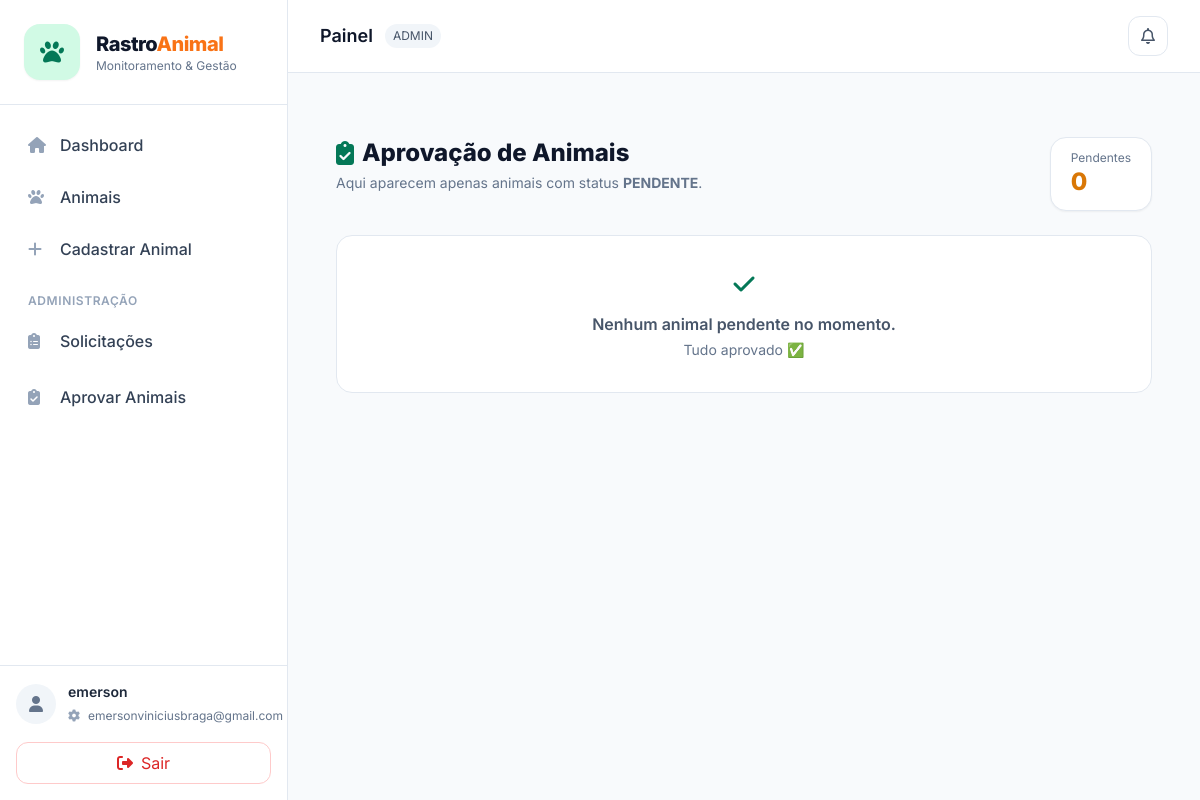
The page /animais/pendentes/ (signed in) on the database as committed earlier.
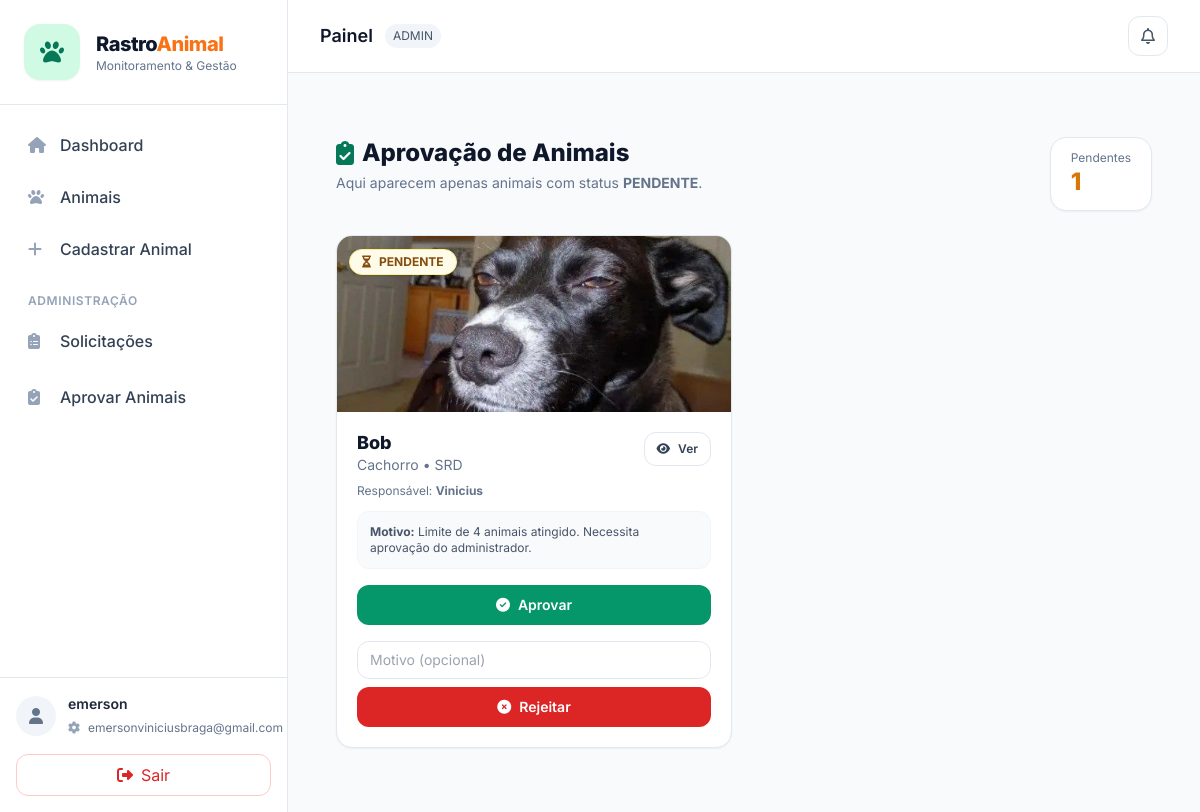
The same page on the database as committed later.
### animals/models.py (models this page shows, shortened)
class Animal(models.Model):
    STATUS = (
        ("ADOCAO", "Para adoção"),
        ("ADOTADO", "Adotado"),
        ("PERDIDO", "Perdido"),
        ("TRATAMENTO", "Em tratamento"),
    )
    SEXO = (
        ("M", "Macho"),
        ("F", "Fêmea"),
        ("N", "Não informado"),
    )
    PORTE = (
        ("P", "Pequeno"),
        ("M", "Médio"),
        ("G", "Grande"),
        ("N", "Não informado"),
    )
    APROVACAO_CHOICES = (
        ("APROVADO", "Aprovado"),
        ("PENDENTE", "Pendente"),
        ("REJEITADO", "Rejeitado"),
    )
    nome = models.CharField(max_length=100)
    especie = models.CharField(max_length=50)
    raca = models.CharField(max_length=50)
    status = models.CharField(max_length=20, choices=STATUS, default="ADOCAO")
    sexo = models.CharField(max_length=1, choices=SEXO, default="N")
    porte = models.CharField(max_length=1, choices=PORTE, default="N")
    vacinado = models.BooleanField(default=False)
    castrado = models.BooleanField(default=False)
    idade_anos = models.PositiveSmallIntegerField(blank=True, null=True)
    idade_meses = models.PositiveSmallIntegerField(blank=True, null=True)
    historia = models.TextField(blank=True, null=True)
    responsavel = models.ForeignKey(
        User,
        on_delete=models.CASCADE,
        related_name="animais"
    )
    foto = models.ImageField(upload_to='animais/', blank=True, null=True)
    qr_code = models.ImageField(upload_to='qrcodes/', blank=True, null=True)
    aprovacao_status = models.CharField(
        max_length=10,
        choices=APROVACAO_CHOICES,
        default="APROVADO",
        db_index=True,
    )
    aprovado_por = models.ForeignKey(
        settings.AUTH_USER_MODEL,
        null=True,
        blank=True,
        on_delete=models.SET_NULL,
        related_name="animais_aprovados",
    )
    aprovacao_data = models.DateTimeField(null=True, blank=True)
    aprovacao_motivo = models.CharField(max_length=255, blank=True, default="")

### animals/views.py (the view)
# urls.py: path("animais/pendentes/", views.animais_pendentes, name="animais_pendentes"),
@login_required
def animais_pendentes(request):
    perfil = get_perfil(request.user)
    if perfil.tipo != "ADMIN":
        messages.error(request, "Apenas administradores podem acessar esta página.")
        return redirect("dashboard")
    pendentes = Animal.objects.filter(aprovacao_status="PENDENTE").order_by("-id")
    return render(request, "animals/pendentes.html", {
        "perfil": perfil,
        "pendentes": pendentes,
        "total_pendentes": pendentes.count(),
    })

### animals/context_processors.py (called while the page is built)
def notificacoes_context(request):
    if request.user.is_authenticated:
        count = Notificacao.objects.filter(
            usuario=request.user,
            lida=False
        ).count()
    else:
        count = 0
    return {
        "notificacoes_nao_lidas": count
    }

### animals/views.py (called while the page is built)
def get_perfil(user):
    perfil, _ = Perfil.objects.get_or_create(user=user, defaults={"tipo": "COMUM"})
    return perfil

### animals/templates/animals/pendentes.html (shortened to what the changed rows need)
{% extends "base.html" %}
{% load static %}
{% block content %}
<div class="max-w-6xl mx-auto px-4 py-8">
  <div class="flex items-start justify-between gap-4 mb-6">
    <div>
      <h1 class="text-2xl font-extrabold text-slate-900 flex items-center gap-2">
        <i class="fa-solid fa-clipboard-check text-emerald-700"></i>
        Aprovação de Animais
      </h1>
    </div>
    <div class="bg-white border border-slate-200 rounded-2xl px-5 py-3 shadow-sm">
      <div class="text-xs text-slate-500">Pendentes</div>
      <div class="text-2xl font-extrabold text-amber-600">{{ total_pendentes }}</div>
    </div>
  </div>
  {% if pendentes %}
    <div class="grid grid-cols-1 md:grid-cols-2 xl:grid-cols-3 gap-6">
      {% for animal in pendentes %}
        <div class="bg-white rounded-2xl border border-slate-200 shadow-sm overflow-hidden">
          <div class="relative">
            {% if animal.foto %}
              <img src="{{ animal.foto.url }}" class="w-full h-44 object-cover" alt="Foto do animal">
            {% else %}
              <img src="https://placehold.co/900x600?text=Sem+Foto" class="w-full h-44 object-cover" alt="Sem foto">
            {% endif %}
            <div class="absolute top-3 left-3">
              <span class="inline-flex items-center gap-2 rounded-full bg-yellow-50 text-yellow-800 border border-yellow-200 px-3 py-1 text-xs font-bold shadow">
                <i class="fa-solid fa-hourglass-half"></i> PENDENTE
              </span>
            </div>
          </div>
          <div class="p-5">
            <div class="flex items-start justify-between gap-3">
              <div>
                <div class="text-lg font-extrabold text-slate-900 leading-tight">{{ animal.nome }}</div>
                <div class="text-sm text-slate-500">{{ animal.especie }} • {{ animal.raca }}</div>
                <div class="text-xs text-slate-500 mt-2">
                  Responsável: <strong>{{ animal.responsavel.username }}</strong>
                </div>
              </div>
              <a href="{% url 'animal_detail' animal.id %}"
                 class="inline-flex items-center gap-2 rounded-xl border border-slate-200 bg-white px-3 py-2 text-slate-700 text-xs font-semibold hover:bg-slate-50 transition">
                <i class="fa-solid fa-eye"></i> Ver
              </a>
            </div>
            {% if animal.aprovacao_motivo %}
              <div class="mt-3 text-xs text-slate-600 bg-slate-50 border border-slate-100 rounded-xl p-3">
                <strong>Motivo:</strong> {{ animal.aprovacao_motivo }}
              </div>
            {% endif %}
            <div class="mt-4 flex flex-col gap-2">
              <form method="post" action="{% url 'animal_aprovar' animal.id %}">
                <button type="submit"
                        class="w-full inline-flex items-center justify-center gap-2 rounded-xl bg-emerald-600 px-4 py-2.5 text-white text-sm font-semibold hover:bg-emerald-700 transition">
                  <i class="fa-solid fa-circle-check"></i> Aprovar
                </button>
              </form>
              <form method="post" action="{% url 'animal_rejeitar' animal.id %}" class="space-y-2">
                <input name="motivo"
                       class="w-full rounded-xl border border-slate-200 bg-white px-3 py-2 text-sm focus:outline-none focus:ring-4 focus:ring-red-100 focus:border-red-300"
                       placeholder="Motivo (opcional)">
                <button type="submit"
                        class="w-full inline-flex items-center justify-center gap-2 rounded-xl bg-red-600 px-4 py-2.5 text-white text-sm font-semibold hover:bg-red-700 transition">
                  <i class="fa-solid fa-circle-xmark"></i> Rejeitar
                </button>
              </form>
            </div>
          </div>
        </div>
      {% endfor %}
    </div>
  {% else %}
    <div class="bg-white border border-slate-200 rounded-2xl p-8 text-center text-slate-600">
      <i class="fa-solid fa-check text-emerald-700 text-2xl"></i>
      <div class="mt-3 font-semibold">Nenhum animal pendente no momento.</div>
      <div class="text-sm text-slate-500 mt-1">Tudo aprovado ✅</div>
    </div>
  {% endif %}
</div>
{% endblock %}

Rows that differ between the two databases and show on the page:
added Animal: foto (picture), nome "Bob", especie "Cachorro", raca "SRD", responsavel.username "Vinicius", aprovacao_motivo "Limite de 4 animais atingido. Necessita aprovação do administrador."
Other text that changed with them:
{{ total_pendentes }}: "0" → "1"
text no longer shown: "Nenhum animal pendente no momento. Tudo aprovado ✅"
